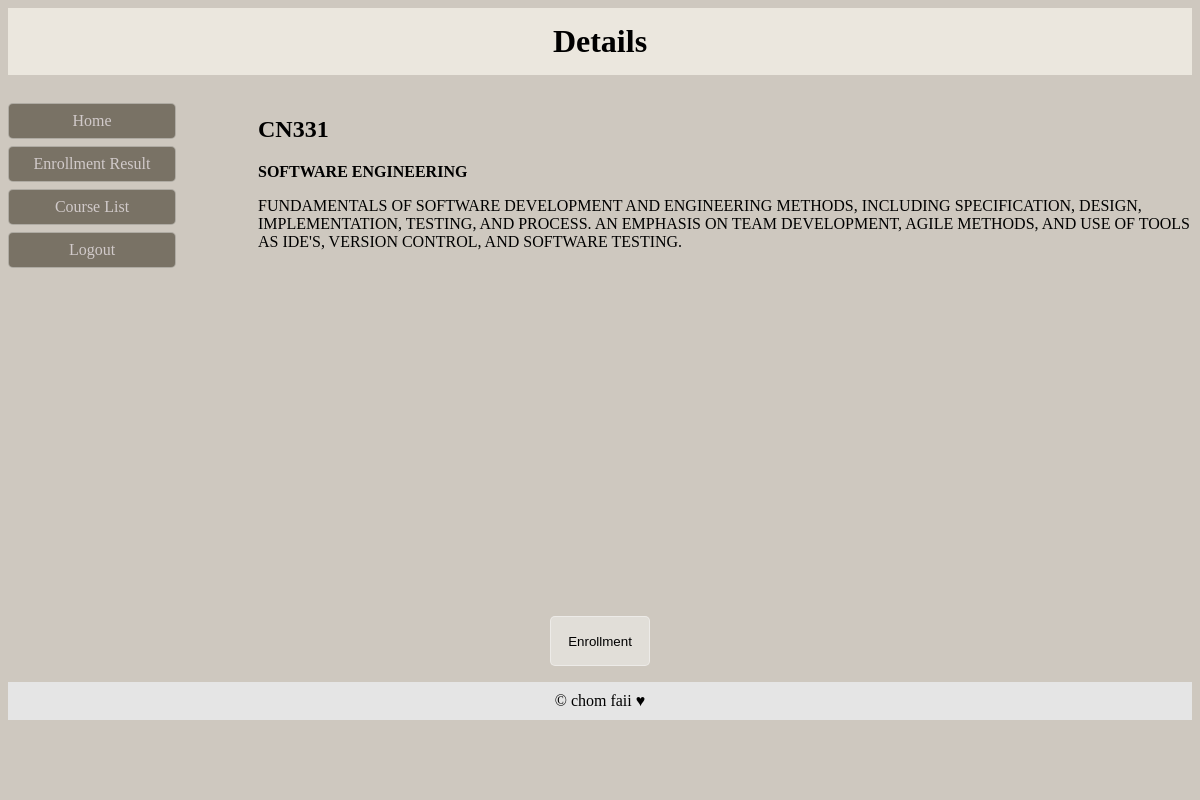
The page /course/detail/3 (signed in) on the database its author committed.
### course/models.py (models this page shows, shortened)
class Course(models.Model):
    course = models.CharField(max_length=64)
    course_code = models.CharField(max_length=64)
    seat_quota = models.IntegerField()
    detail = models.CharField(max_length=500)
    semester = models.CharField(max_length=100)
    status = models.BooleanField()

### course/views.py (the view)
# urls.py: path('detail/<int:course_id>', views.detail, name='detail'),
def detail(request, course_id):
    course = Course.objects.get(pk=course_id)
    user = User.objects.get(pk=request.user.id)
    check = Enroll.objects.filter(user=user, course=course).first()
    return render(request, 'course/register.html', {
        'course': course,
        'enrolled': check is not None
    })

### course/templates/course/register.html (shortened to what this page needs)
{% block body %}
<div>
    <h1>Details</h1>
</div>
<div style="overflow:auto">
    <div class="menu">
      <a href="{% url 'index'%}">Home</a>
      <a href="{% url 'course:enrollresult'%}">Enrollment Result</a>
      <a href="{% url 'course:index' %}">Course List</a>
      <a href="{% url 'logout' %}">Logout</a>
    </div>
    <div class="main">
      <h2>{{course.course_code}}</h2>
      <p style="font-weight: bold;">{{course.course}}</p>
      <p>{{course.detail}}</p>
    </div>
</div>
<center>
  <div class="btn">
    {% if enrolled %}
    <form method="post" action="{% url 'course:withdraw' course.id %}">
      {% csrf_token %}
      <input type='hidden' value="{{course.id}}" name="courseID">
      <input type="submit" value="Withdraw">
    </form>
    {% else %}
    {% if course.status%}
    <form method="post" action="{% url 'course:enroll' course.id %}">
      <input type="submit" value="Enrollment">
    </form>
    {% else %}
    <form method="post" action="{% url 'course:enroll' course.id %}">
      {% csrf_token %}
      <input type='hidden' value="{{course.id}}" name="courseID">
      <input type="submit" disabled value='Enrollment'>
    </form>
    {% endif %}
    {% endif %}
  </div>
</center>
<footer style="height: 100px;">
  <div style="background-color:#e5e5e5;text-align:center;padding:10px;margin-top:7px;">© chom faii &#9829;</div>
</footer>
{% endblock %}

### course/templates/course/register.html (style rules this page uses)
* { background-color: rgb(206, 200, 191); }
h1 { background-color:#ebe7de; padding:15px; text-align:center; }
.menu { float: left; width: 20%; text-align: center; }
.menu a { background-color: #797265; padding: 8px; margin-top: 7px; display: block; width: 150px; color: rgb(209, 202, 202); }
.main { margin-left: 250px; height: 500px; }
a { width: 100px; background: #fff; border:none; outline: none; border-radius: 5px; transition: .5s; cursor: pointer; background: rgba(255, 255, 255, 0.4); border: 1px solid rgba(255, 255, 255, 0.4); text-decoration: none; }
input { width: 100px; height: 50px; background: rgb(255, 255, 255); border:none; outline: none; border-radius: 5px; transition: .5s; cursor: pointer; background: rgba(255, 255, 255, 0.4); border: 1px solid rgba(255, 255, 255, 0.4); text-decoration: none; }

### rows shown on the page
Course: course_code "CN331", course "SOFTWARE ENGINEERING", detail "FUNDAMENTALS OF SOFTWARE DEVELOPMENT AND ENGINEERING METHODS, INCLUDING SPECIFICATION, DESIGN, IMPLEMENTATION, TESTING, AND PROCESS. AN EMPHASIS ON TEAM DEVELOPMENT, AGILE METHODS, AND USE OF TOOLS AS IDE'S, VERSION CONTROL, AND SOFTWARE TESTING."
